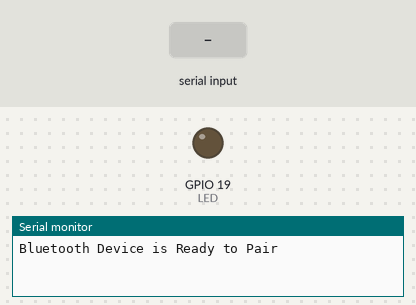
Recording of a sketch running on a simulated ESP32. Parts: output pins drawn as LEDs (lit = HIGH), the last lines printed to the serial monitor. Inputs (shaded band) come from the test bench. Nothing arrives over Bluetooth unless stated.

Above: at 1.2 s.
1.3 s: "1" received over the second serial link
At 2.2 s:
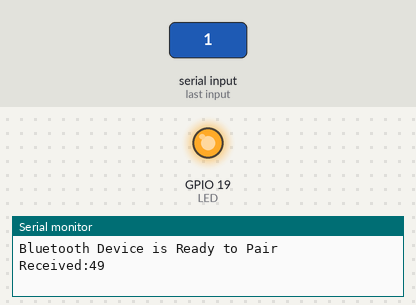
2.8 s: "0" received over the second serial link
At 3.7 s:
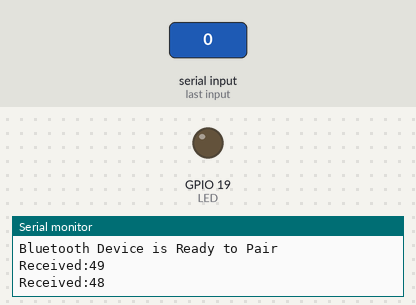
Timing chart, 0 to 5.8 s (numbered marks = the images above; inputs shaded):
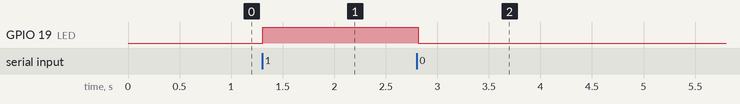

The sketch:

Bluetooth_Led.ino
```cpp
#include "BluetoothSerial.h"

BluetoothSerial ESP_BT; //Object for Bluetooth

int btread;
int LED = 19;

void setup() {
  Serial.begin(9600);
  ESP_BT.begin("ESP32_LED_Control");               //Name of your Bluetooth Signal
  Serial.println("Bluetooth Device is Ready to Pair");

  pinMode (LED, OUTPUT);
}

void loop() {

  if (ESP_BT.available()) //Check if we receive anything from Bluetooth
  {
    btread = ESP_BT.read(); //Read what we recevive
    Serial.print("Received:"); Serial.println(btread);

    if (btread == 49)
        {
        digitalWrite(LED, HIGH);
        ESP_BT.println("LED turned ON");
        }

    if (btread == 48)
        {
        digitalWrite(LED, LOW);
        ESP_BT.println("LED turned OFF");
        }
  }
  delay(20);
}
```

Measured:
- after the input at 1.3 s, GPIO 19 (LED): LOW → HIGH at once
- after the input at 2.8 s, GPIO 19 (LED): HIGH → LOW at once
